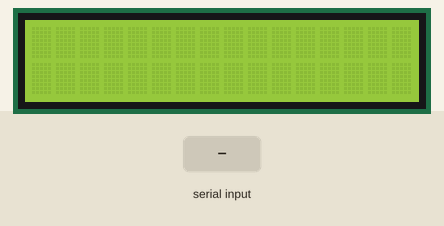
A sketch run on a simulated Arduino Leonardo, built with avr-gcc and run on an emulated ATmega32U4. Parts: 16×2 character LCD. The test bench sets the inputs (shaded band). USB keyboard and mouse output is not drawn.

Above: at 1.2 s.
1.3 s: "1" received over Serial
At 1.9 s:
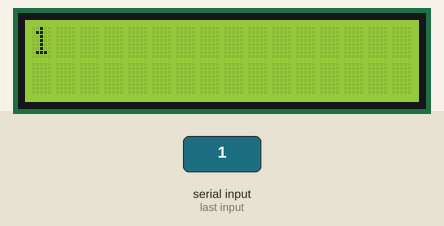
2.8 s: "0" received over Serial
At 4.2 s:
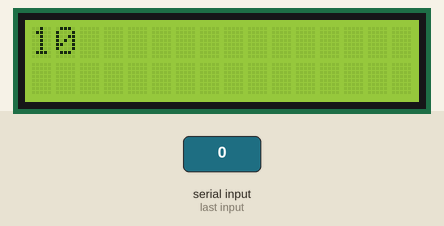
Timing chart, 0 to 5.8 s (numbered marks = the images above; inputs shaded):
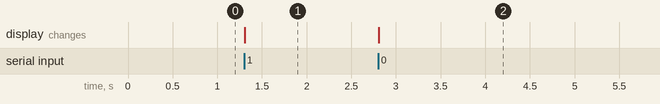

Measured:
- after the input at 1.3 s, the display: changes at once (image 1)
- after the input at 2.8 s, the display: changes at once (image 2)

The sketch:

hidcomplcd.ino
```cpp
#include "Keyboard.h"
#include <LiquidCrystalFast.h>
#include "Adafruit_Keypad.h"

const byte ROWS = 4; // rows
const byte COLS = 4; // columns
//define the symbols on the buttons of the keypads
char keys[ROWS][COLS] = {
  {'1','2','3','A'},
  {'4','5','6','B'},
  {'7','8','9','C'},
  {'*','0','#','D'}
};
byte rowPins[ROWS] = {5, 4, 3, 2}; //connect to the row pinouts of the keypad
byte colPins[COLS] = {11, 10, 9, 8}; //connect to the column pinouts of the keypad

//initialize an instance of class NewKeypad
Adafruit_Keypad customKeypad = Adafruit_Keypad( makeKeymap(keys), rowPins, colPins, ROWS, COLS);

const int rs = 12, en = 11, d4 = 5, d5 = 4, d6 = 3, d7 = 2;
LiquidCrystalFast lcd(rs, en, d4, d5, d6, d7);

void setup() {
  lcd.begin(16, 2);
  // open the serial port:
  Serial.begin(115200);
  // initialize control over the keyboard:
  Keyboard.begin();
  customKeypad.begin();
  lcd.clear();
}

void loop() {
  // check for incoming serial data:
  if (Serial.available() > 0) {
    // read incoming serial data:
    char inChar = Serial.read();
    // Type the next ASCII value from what you received:
    Keyboard.write(inChar + 1);
    lcd.write(inChar);
  }
  customKeypad.tick();

  while(customKeypad.available()){
    keypadEvent e = customKeypad.read();
    Serial.print((char)e.bit.KEY);
    if(e.bit.EVENT == KEY_JUST_PRESSED) Serial.println(" pressed");
    else if(e.bit.EVENT == KEY_JUST_RELEASED) Serial.println(" released");
  }

  delay(10);
}
 /*
 All commands are terminated by a newline character ('\n' or 0x0A),
 and respond with "OK\n" if successful, or "?\n" when not.
 hello 	Connection initialisation command.  This currently doesn't do anything, but can be used to check if the display is present.
cls 	   Clears the screen.  For displays that support different colours, this command will clear the display to to the current background colour.

fg R,G,B 	Sets the current foreground colour on devices that support colour.  R/G/B are the Red/Green/Blue components of the colour and range from 0-255.  For example, to set the foreground colour to red,
fg 255,0,0

bg R,G,B 	Sets the current background colour on devices that support colour.  R/G/B are the Red/Green/Blue components of the colour and range from 0-255.  For example, to set the background colour to black,
bg 0,0,0

text x, y, data 	Displays text on the screen at character position x,y.  data is a quoted string.  For graphic based devices, the current foreground and background colours are used. For example,
text 0,1, "Test string"

textp x, y, data 	Displays text on the screen at pixel position x,y.  data is a quoted string.  For graphic based devices, the current foreground and background colours are used. This will only work on devices that support pixel positioning.  For example,
textp 92,27, "Test string"

font id 	Changes the font to 'id'.  This only works on devices that support fonts.  For example,
font 0

backlight intensity 	Sets the LCD backlight to 'intensity' from 0-100.  0 is off.  Only works with devices that support changing the backlight intensity.  For eaxmple...
backlight 50

rect x,y,w,h 	Draw a rectangle with its top corner at (x,y), width w, and height h.  The rectangle is drawn with the current foreground colour. Only works with devices that support rectangles.  For example...
rect 0,0,320,240

fill x,y,w,h 	Draw a filled rectangle with its top corner at (x,y), width w, and height h.  The rectangle is filled with the current foreground colour. Only works with devices that support rectangles.  For example...
fill 0,0,320,240
*/
```
